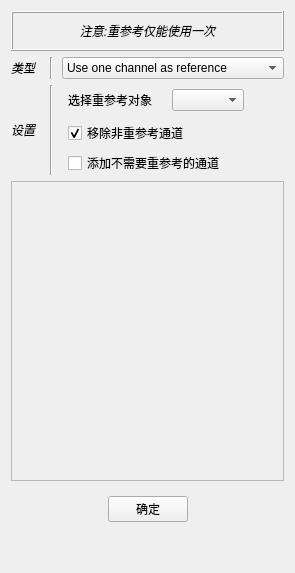
              <widget class="QWidget" name="page_4">
               <layout class="QVBoxLayout" name="verticalLayout_30">
                <item>
                 <widget class="QFrame" name="frame_6">
                  <property name="minimumSize">
                   <size>
                    <width>0</width>
                    <height>0</height>
                   </size>
                  </property>
                  <property name="frameShape">
                   <enum>QFrame::Box</enum>
                  </property>
                  <property name="frameShadow">
                   <enum>QFrame::Raised</enum>
                  </property>
                  <layout class="QHBoxLayout" name="horizontalLayout_11">
                   <item>
                    <widget class="QLabel" name="label_59">
                     <property name="font">
                      <font>
                       <italic>true</italic>
                       <stylestrategy>PreferDefault</stylestrategy>
                       <kerning>true</kerning>
                      </font>
                     </property>
                     <property name="text">
                      <string>注意:重参考仅能使用一次</string>
                     </property>
                     <property name="alignment">
                      <set>Qt::AlignCenter</set>
                     </property>
                    </widget>
                   </item>
                  </layout>
                 </widget>
                </item>
                <item>
                 <layout class="QGridLayout" name="gridLayout_22">
                  <property name="topMargin">
                   <number>0</number>
                  </property>
                  <item row="2" column="3" colspan="2">
                   <widget class="QCheckBox" name="_ToolsRefIgnore">
                    <property name="toolTip">
                     <string>&lt;html&gt;&lt;head/&gt;&lt;body&gt;&lt;p&gt;When this option is checked, channels that are not re-referenced are going to be ignored in the interface  (Ex : if channels is [ O1, O2, O3, Cz, Pz ]  the bipolarized channels will be [ O1, O2-O1, O3-O2, Cz, Pz ] but if this checkbox is activated you will only see the clean version [ O2-O1, 03-O2 ] )&lt;/p&gt;&lt;/body&gt;&lt;/html&gt;</string>
                    </property>
                    <property name="text">
                     <string>移除非重参考通道</string>
                    </property>
                    <property name="checked">
                     <bool>true</bool>
                    </property>
                   </widget>
                  </item>
                  <item row="1" column="3" colspan="2">
                   <widget class="QWidget" name="_ToolsRefSingleW" native="true">
                    <property name="minimumSize">
                     <size>
                      <width>0</width>
                      <height>30</height>
                     </size>
                    </property>
                    <layout class="QGridLayout" name="gridLayout_16">
                     <property name="leftMargin">
                      <number>0</number>
                     </property>
                     <property name="topMargin">
                      <number>0</number>
                     </property>
                     <property name="rightMargin">
                      <number>0</number>
                     </property>
                     <property name="bottomMargin">
                      <number>0</number>
                     </property>
                     <property name="spacing">
                      <number>0</number>
                     </property>
                     <item row="0" column="0">
                      <widget class="QLabel" name="label_56">
                       <property name="text">
                        <string>选择重参考对象</string>
                       </property>
                      </widget>
                     </item>
                     <item row="0" column="2">
                      <widget class="QComboBox" name="_ToolsRefLst">
                       <property name="toolTip">
                        <string>&lt;html&gt;&lt;head/&gt;&lt;body&gt;&lt;p&gt;Channel to use as the reference&lt;/p&gt;&lt;/body&gt;&lt;/html&gt;</string>
                       </property>
                      </widget>
                     </item>
                     <item row="0" column="1">
                      <spacer name="horizontalSpacer_30">
                       <property name="orientation">
                        <enum>Qt::Horizontal</enum>
                       </property>
                       <property name="sizeType">
                        <enum>QSizePolicy::Minimum</enum>
                       </property>
                       <property name="sizeHint" stdset="0">
                        <size>
                         <width>20</width>
                         <height>20</height>
                        </size>
                       </property>
                      </spacer>
                     </item>
                     <item row="0" column="3">
                      <spacer name="horizontalSpacer_25">
                       <property name="orientation">
                        <enum>Qt::Horizontal</enum>
                       </property>
                       <property name="sizeHint" stdset="0">
                        <size>
                         <width>40</width>
                         <height>20</height>
                        </size>
                       </property>
                      </spacer>
                     </item>
                    </layout>
                   </widget>
                  </item>
                  <item row="0" column="1">
                   <widget class="Line" name="line_6">
                    <property name="minimumSize">
                     <size>
                      <width>10</width>
                      <height>0</height>
                     </size>
                    </property>
                    <property name="orientation">
                     <enum>Qt::Vertical</enum>
                    </property>
                   </widget>
                  </item>
                  <item row="0" column="0">
                   <widget class="QLabel" name="label_60">
                    <property name="font">
                     <font>
                      <italic>true</italic>
                      <stylestrategy>PreferDefault</stylestrategy>
                      <kerning>true</kerning>
                     </font>
                    </property>
                    <property name="text">
                     <string>类型</string>
                    </property>
                   </widget>
                  </item>
                  <item row="1" column="0" rowspan="3">
                   <widget class="QLabel" name="label_61">
                    <property name="font">
                     <font>
                      <italic>true</italic>
                      <stylestrategy>PreferDefault</stylestrategy>
                      <kerning>true</kerning>
                     </font>
                    </property>
                    <property name="text">
                     <string>设置</string>
                    </property>
                   </widget>
                  </item>
                  <item row="1" column="1" rowspan="3">
                   <widget class="Line" name="line_21">
                    <property name="minimumSize">
                     <size>
                      <width>10</width>
                      <height>0</height>
                     </size>
                    </property>
                    <property name="orientation">
                     <enum>Qt::Vertical</enum>
                    </property>
                   </widget>
                  </item>
                  <item row="3" column="3" colspan="2">
                   <widget class="QCheckBox" name="_ToolsRefIgn">
                    <property name="toolTip">
                     <string>&lt;html&gt;&lt;head/&gt;&lt;body&gt;&lt;p&gt;If some channels doesn't need to be re-referenced, and if you want to visualize them, be sure to deactivate &amp;quot;Ignore non-referenced channels&amp;quot;&lt;/p&gt;&lt;/body&gt;&lt;/html&gt;</string>
                    </property>
                    <property name="text">
                     <string>添加不需要重参考的通道</string>
                    </property>
                   </widget>
                  </item>
                  <item row="0" column="2" colspan="3">
                   <widget class="QComboBox" name="_ToolsRefMeth">
                    <item>
                     <property name="text">
                      <string>Use one channel as reference</string>
                     </property>
                    </item>
                    <item>
                     <property name="text">
                      <string>Common average</string>
                     </property>
                    </item>
                    <item>
                     <property name="text">
                      <string>Bipolarization</string>
                     </property>
                    </item>
                   </widget>
                  </item>
                 </layout>
                </item>
                <item>
                 <widget class="QWidget" name="_ToolsRefGrp" native="true">
                  <property name="minimumSize">
                   <size>
                    <width>0</width>
                    <height>30</height>
                   </size>
                  </property>
                  <layout class="QVBoxLayout" name="verticalLayout_18">
                   <property name="spacing">
                    <number>6</number>
                   </property>
                   <property name="leftMargin">
                    <number>0</number>
                   </property>
                   <property name="topMargin">
                    <number>0</number>
                   </property>
                   <property name="rightMargin">
                    <number>0</number>
                   </property>
                   <property name="bottomMargin">
                    <number>0</number>
                   </property>
                   <item>
                    <widget class="QScrollArea" name="_ToolsRefIgnArea">
                     <property name="minimumSize">
                      <size>
                       <width>0</width>
                       <height>300</height>
                      </size>
                     </property>
                     <property name="widgetResizable">
                      <bool>true</bool>
                     </property>
                     <widget class="QWidget" name="scrollAreaWidgetContents">
                      <property name="geometry">
                       <rect>
                        <x>0</x>
                        <y>0</y>
                        <width>98</width>
                        <height>298</height>
                       </rect>
                      </property>
                      <layout class="QVBoxLayout" name="verticalLayout_2">
                       <item>
                        <layout class="QGridLayout" name="_ToolsRefIgnGrd"/>
                       </item>
                       <item>
                        <spacer name="verticalSpacer_2">
                         <property name="orientation">
                          <enum>Qt::Vertical</enum>
                         </property>
                         <property name="sizeHint" stdset="0">
                          <size>
                           <width>20</width>
                           <height>40</height>
                          </size>
                         </property>
                        </spacer>
                       </item>
                      </layout>
                     </widget>
                    </widget>
                   </item>
                   <item>
                    <layout class="QHBoxLayout" name="horizontalLayout_9">
                     <property name="topMargin">
                      <number>9</number>
                     </property>
                     <item>
                      <spacer name="horizontalSpacer_20">
                       <property name="orientation">
                        <enum>Qt::Horizontal</enum>
                       </property>
                       <property name="sizeHint" stdset="0">
                        <size>
                         <width>40</width>
                         <height>20</height>
                        </size>
                       </property>
                      </spacer>
                     </item>
                     <item>
                      <widget class="QPushButton" name="_ToolsRefApply">
                       <property name="text">
                        <string>确定</string>
                       </property>
                      </widget>
                     </item>
                     <item>
                      <spacer name="horizontalSpacer_21">
                       <property name="orientation">
                        <enum>Qt::Horizontal</enum>
                       </property>
                       <property name="sizeHint" stdset="0">
                        <size>
                         <width>40</width>
                         <height>20</height>
                        </size>
                       </property>
                      </spacer>
                     </item>
                    </layout>
                   </item>
                  </layout>
                 </widget>
                </item>
                <item>
                 <spacer name="verticalSpacer_4">
                  <property name="orientation">
                   <enum>Qt::Vertical</enum>
                  </property>
                  <property name="sizeHint" stdset="0">
                   <size>
                    <width>20</width>
                    <height>40</height>
                   </size>
                  </property>
                 </spacer>
                </item>
               </layout>
               <zorder>frame_6</zorder>
               <zorder></zorder>
               <zorder>_ToolsRefGrp</zorder>
               <zorder>verticalSpacer_4</zorder>
              </widget>
